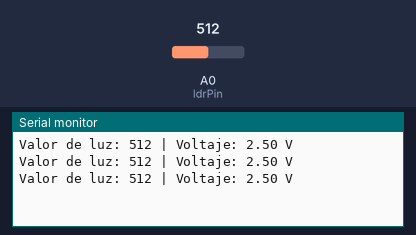
The sketch below on a simulated Arduino Uno, built with avr-gcc and run on an emulated ATmega328P. Shown: the last lines printed to the serial monitor. The inputs (shaded band) are chosen by the test bench; at power-on: A0 (ldrPin) = 512.

Above: at 1.3 s.
1.4 s: A0 (ldrPin) set to 716
At 1.9 s:
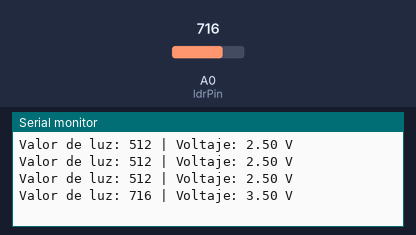
2.9 s: A0 (ldrPin) set to 900
At 3.4 s:
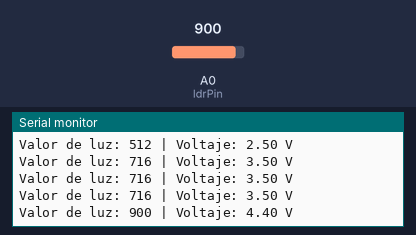
Timing chart, 0 to 5.9 s (numbered marks = the images above; inputs shaded):
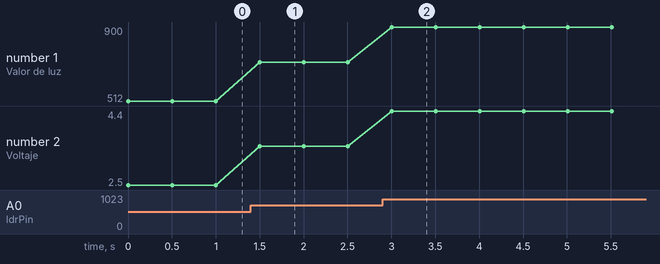

Measured:
- after the input at 1.4 s, the serial monitor: prints a new line after 0.10 s (image 1)
- after the input at 2.9 s, the serial monitor: prints a new line after 0.11 s (image 2)
- plotted number 1: 512 → 716 after the input at 1.4 s, 716 → 900 after the input at 2.9 s
- plotted number 2: 2.5 → 3.5 after the input at 1.4 s, 3.5 → 4.4 after the input at 2.9 s

The sketch:

ejercicio13.ino
```cpp
/*
 *  Bienvenidos a Sys On Chip
 * ==============================
 * Ejercicio No.13
 * Este programa permite medir la intensidad de luz utilizando un sensor LDR
 * conectado al puerto analógico A0 del Arduino. Cuando se realiza la
 * lectura del sensor, se convierte el valor analógico de 10 bits (0-1023)
 * en su equivalente en voltios dentro del rango de 0 a 5V. Finalmente,
 * los valores obtenidos se imprimen en el monitor serie, permitiendo
 * visualizar tanto la lectura del sensor, como el nivel de tensión
 * correspondiente, facilitando el análisis de los cambios en la intensidad
 * de la luz detectada.
*/

// Configuración de pines
const int ldrPin = A0;  // Pin conectado al divisor de voltaje del LDR

void setup() {
  pinMode(ldrPin, INPUT);    // Configurar el pin del LDR como entrada
  Serial.begin(115200);      // Iniciar comunicación serie para monitoreo
}

void loop() {
  // Leer el valor analógico del LDR
  int valorLuz = analogRead(ldrPin);

  // Convertir a voltios (5V / 1023 * lectura)
  float voltaje = valorLuz * (5.0 / 1023.0);

  // Mostrar el valor en el monitor serie con la unidad de medida
  Serial.print("Valor de luz: ");
  Serial.print(valorLuz);
  Serial.print(" | Voltaje: ");
  Serial.print(voltaje);
  Serial.println(" V");

  delay(500); // Retardo para estabilizar la lectura
}
```
